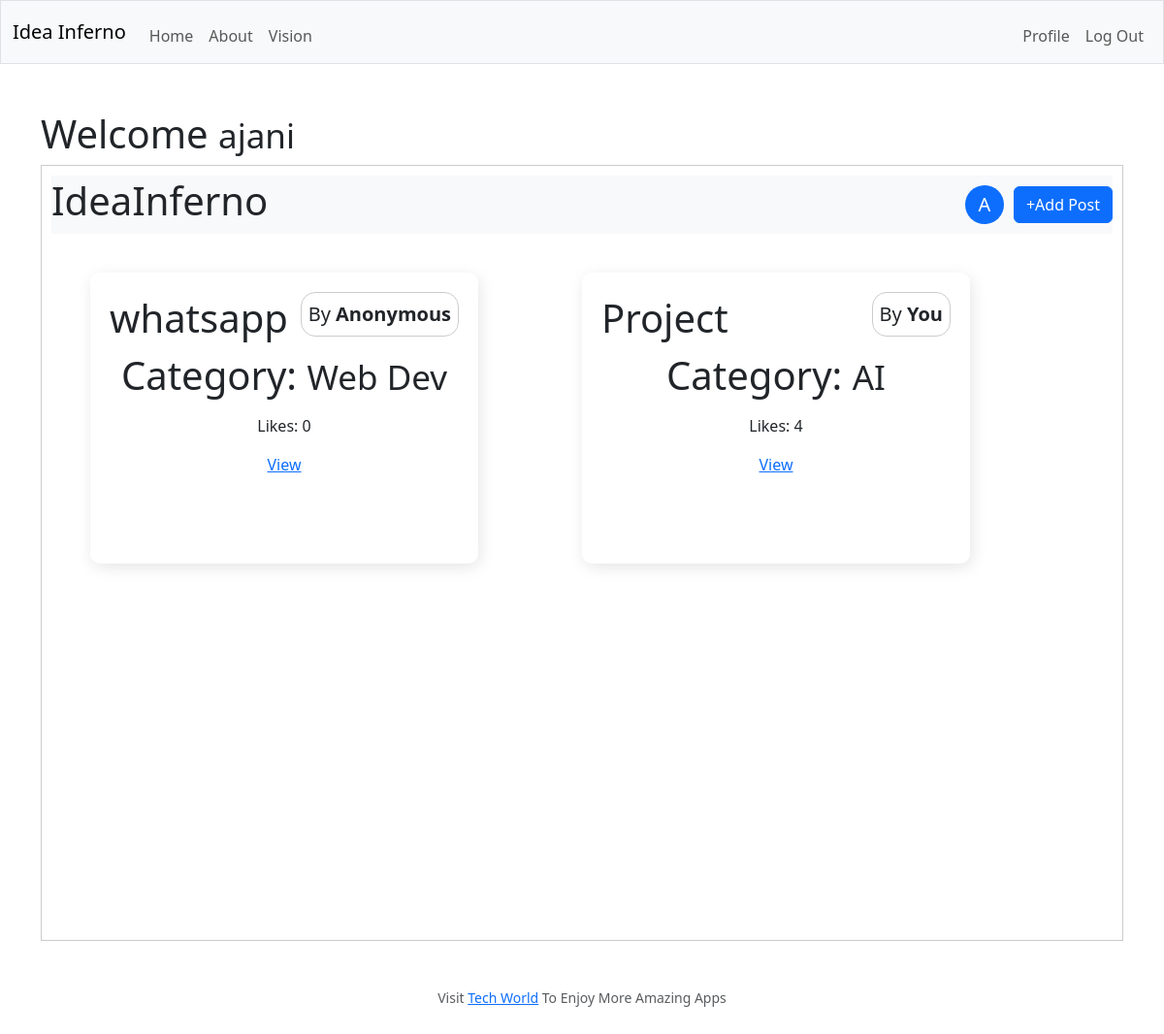
Page /home (signed in) on the committed database.
### tables this page shows
CREATE TABLE posts (
    id INTEGER PRIMARY KEY,
    user_id INTEGER NOT NULL,
    author TEXT NOT NULL,
    title TEXT NOT NULL,
    body TEXT NOT NULL,
    category TEXT NOT NULL,
    file_path TEXT,
    likes INTEGER DEFAULT 0,
    posted_at DATETIME DEFAULT CURRENT_TIMESTAMP,
    is_anonymous BOOLEAN DEFAULT 0
);

### app.py (the view)
@app.route("/home")
@is_logged_in
def home():
    username = session['username']
    profile = username[0].capitalize()
    posts = db.execute("SELECT * FROM posts ORDER BY posted_at DESC")
    return render_template('home.html', posts=posts, profile=profile)

### helpers.py (called while the page is built)
def is_logged_in(f):
    @wraps(f)
    def wrap(*args, **kwargs):
        if 'logged_in' in session:
            return f(*args, **kwargs)
        elif 'admin' in session:
            return f(*args, **kwargs)
        else:
            flash('Unauthorized, Please login', 'danger')
            return redirect(url_for('login'))
    return wrap

### templates/home.html (shortened to what this page needs)
{% extends "layout.html" %}
{% block main %}
    <h3 class="display-6">Welcome <small>{{session['username']}}</small></h3>
    <div class="page home">
        <div class="nav bg-light">
            <h4 class="display-6">IdeaInferno</h4>
            <div class="nav">
                <div class="profile">{{profile}}</div>
                <a href="{{url_for('add_post')}}" class="display-5 btn btn-primary">+Add Post</a>
            </div>
        </div>
        <div class="home-content">
            <div class="posts">
                {% for post in posts %}
                <div class="posts-info text-center" >
                    <div class="post-head">
                        <h3 class="display-6">{{ post.title }} </h3>
                        <p class="author">
                            By
                            {% if post.author == session.username %}
                            <strong>You</strong>
                            {% elif post['is_anonymous'] == 1 %}
                            <strong>Anonymous</strong>
                            {% else %}
                            <strong>{{post.author}}</strong>
                            {% endif %}
                        </p>
                    </div>
                    <p class="display-6">Category: <small>{{post.category}}</small> </p>
                    <p>Likes: {{ post.likes }}</p>
                    <a href="{{url_for('post', id=post.id)}}">View</a>
                </div>
                {% else %}
                <p>No Post Found</p>
                {% endfor %}
            </div>
        </div>
    </div>
{% endblock %}

### static/style.css (style rules this page uses)
body { overflow-y: scroll; }
.page { padding: 10px; border: 1px solid #ccc; }
.home { height: 100vh; position: relative; overflow-y: scroll; }
.nav { top: 0; display: flex; align-items: center; justify-content: space-between; position: sticky; position: sticky; z-index: 1; }
.profile { display: inline-flex; align-items: center; justify-content: center; font-size: 20px; border-radius: 50%; height: 40px; width: 40px; color: #fff; margin: 10px; background: #0d6efd; cursor: pointer; }
.posts { padding: 40px; display: grid; grid-template-columns: repeat(2, 1fr); }
.posts-info { position: relative; line-height: 1.5; padding: 20px; border-radius: 10px; width: 400px; height: 300px; box-shadow: 2px 4px 16px rgba(0, 0, 0, .1); margin-bottom: 30px; }
.post-head { display: flex; justify-content: space-between; align-items: center; top: 0; }
.author { font-size: 20px; border: 1px solid #ccc; padding: 7px; border-radius: 15px; }

### rows in the picture
posts: username "ajani", title "Project", shows "You", category "AI", likes "4"
posts: title "whatsapp", author "Anonymous", category "Web Dev", likes "0"

### other values in the picture
{{ profile }} "A"
